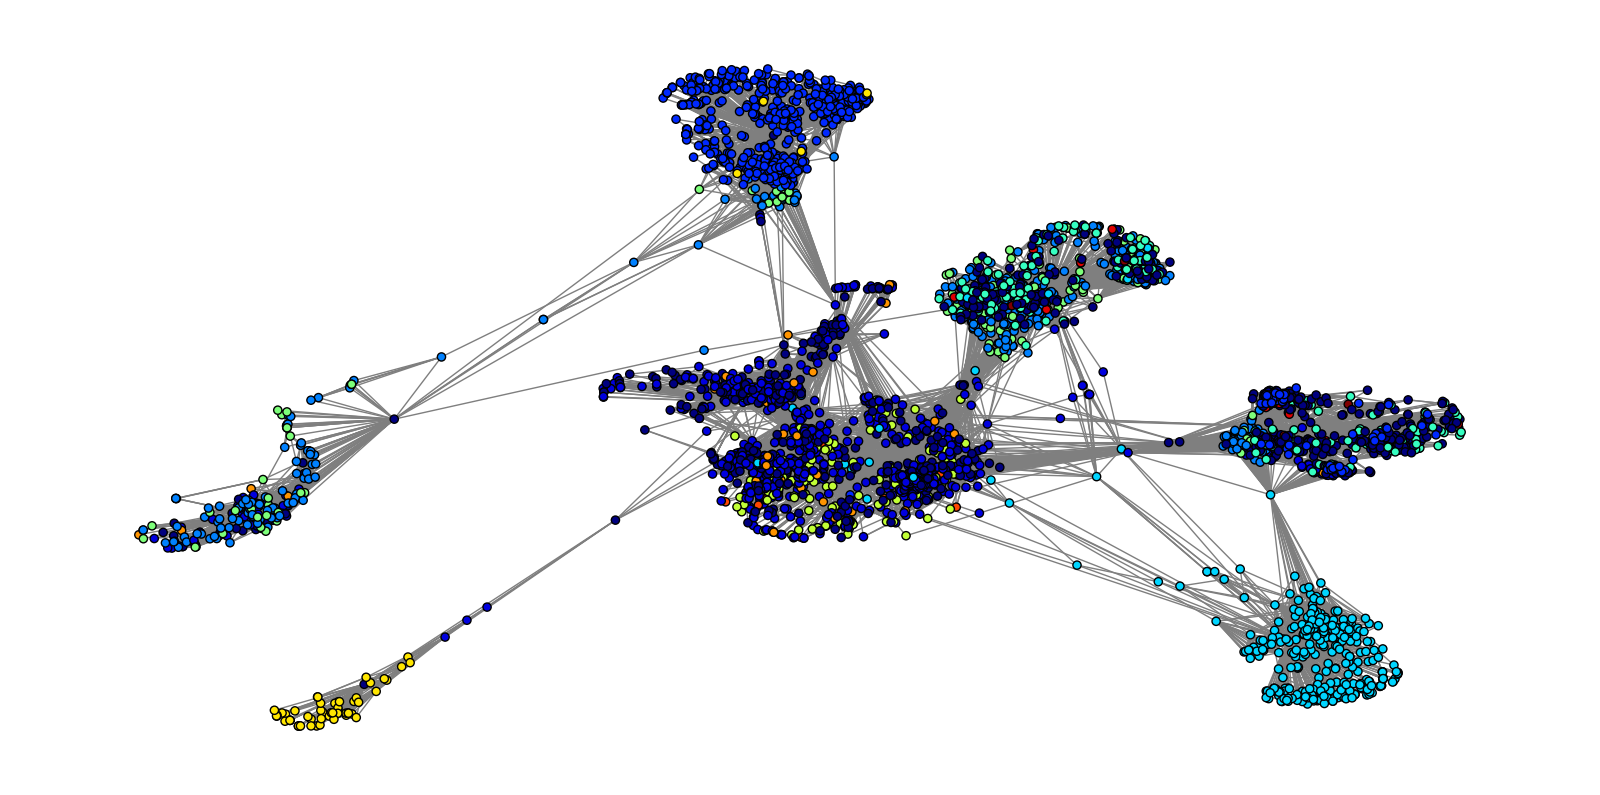

The script that drew this image:
from networkx.algorithms import community
import networkx as nx
import matplotlib.pyplot as plt

G = nx.read_edgelist("facebook_combined.txt",create_using=nx.Graph(),
                    nodetype = int)
partition = community.greedy_modularity_communities(G)

#Nombre de partitions trouvées 
print(len(partition))

#Affichage de la composition des communautés
for i in range(len(partition)):
        community = list(partition[i])
        print("Communauté ",str(i+1))
        print([ i for i in community ])

#Visualisation par contruction d’un vecteur de couleurs :
couleurs_num = [0] * G.number_of_nodes()
for i in range(len(partition)):
  for j in partition[i]:
    couleurs_num[j] = i

options = {
      'cmap'       : plt.get_cmap('jet'), 
      'node_color' : couleurs_num,
      'node_size'  : 35,
      'edge_color' : 'tab:grey',
      'with_labels': False
    }
plt.figure()
pos = nx.spring_layout(G)
nx.draw(G,**options,pos=pos,edgecolors='black')
plt.show()
